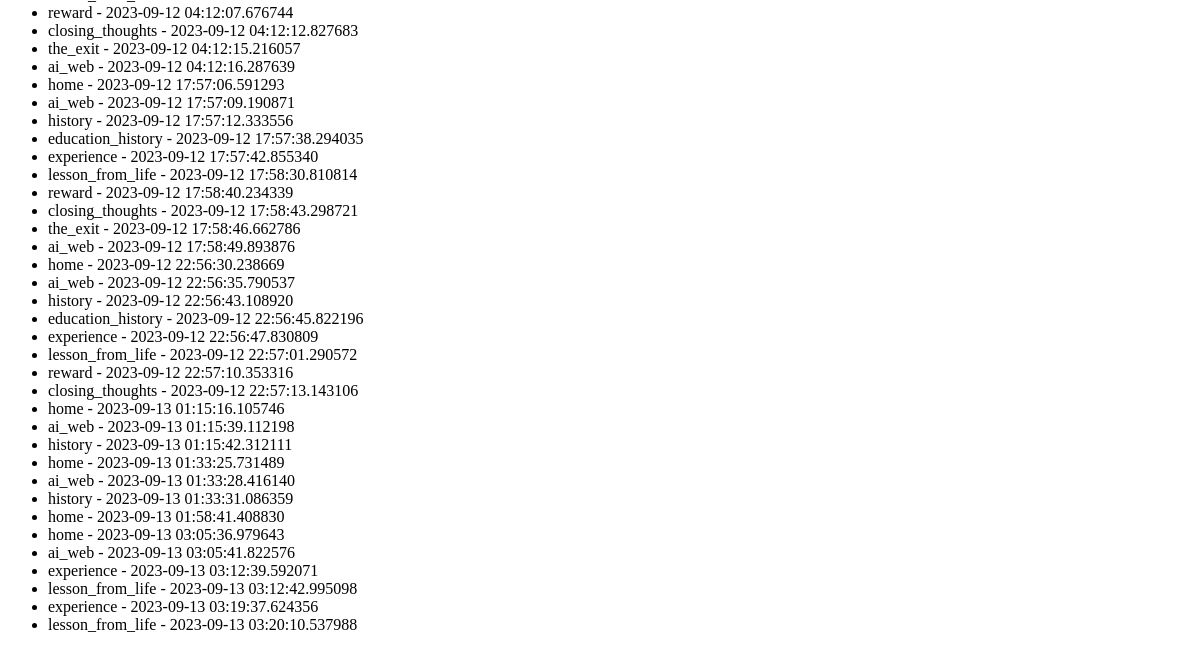
Before: /view_visits (lower part) with the older database file.
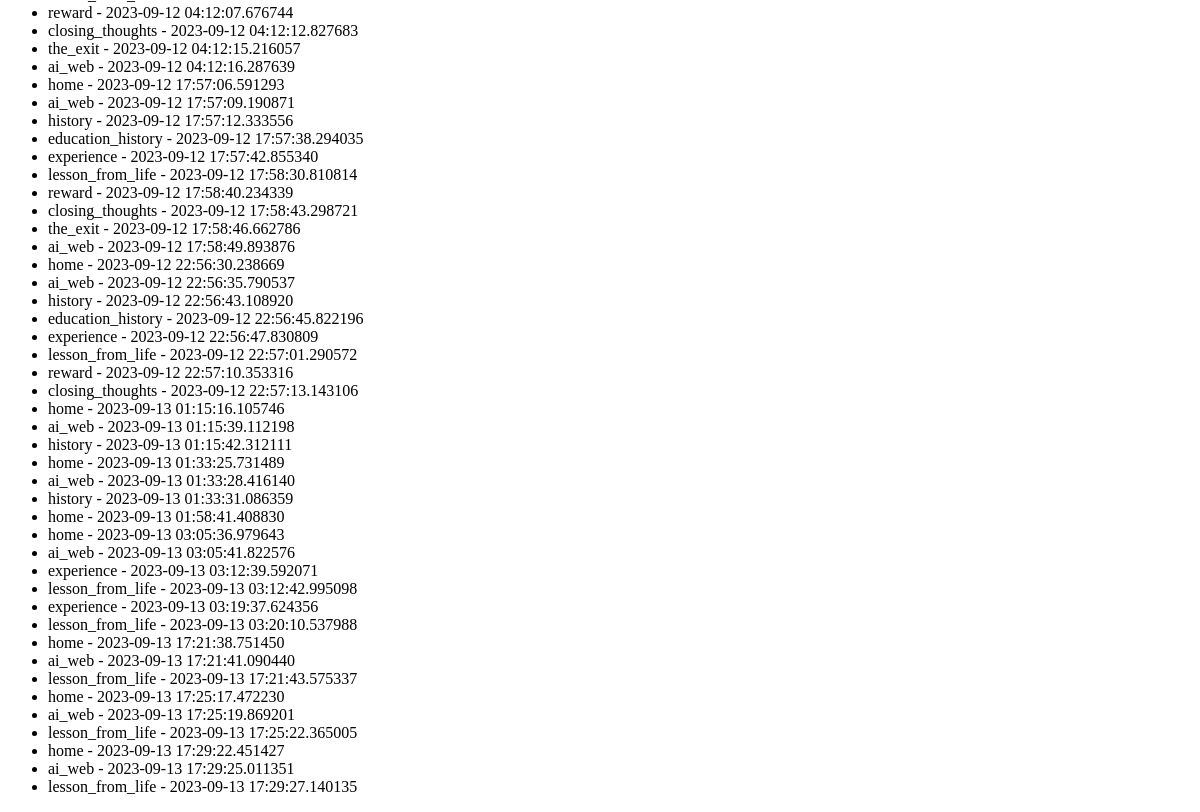
After: the same page with the newer database file.
### app.py (models this page shows)
class Visit(db.Model):
    id = db.Column(db.Integer, primary_key=True)
    timestamp = db.Column(db.DateTime, nullable=False, default=datetime.utcnow)
    page_name = db.Column(db.String(100), nullable=False)

### app.py (the view)
@app.route('/view_visits')
def view_visits():
    visits = Visit.query.all()
    return render_template('view_visits.html', visits=visits)

### templates/view_visits.html (shortened to what this page needs)
<!DOCTYPE html>
<html lang="en">
<head>
</head>
<body>
    <ul>
        {% for visit in visits %}
            <li>{{ visit.page_name }} - {{ visit.timestamp }}</li>
        {% endfor %}
    </ul>
</body>
</html>

Changed rows visible on the page:
added Visit: page_name "home", timestamp "2023-09-13 17:21:38.751450"
added Visit: page_name "ai_web", timestamp "2023-09-13 17:21:41.090440"
added Visit: page_name "lesson_from_life", timestamp "2023-09-13 17:21:43.575337"
added Visit: page_name "home", timestamp "2023-09-13 17:25:17.472230"
added Visit: page_name "ai_web", timestamp "2023-09-13 17:25:19.869201"
added Visit: page_name "lesson_from_life", timestamp "2023-09-13 17:25:22.365005"
added Visit: page_name "home", timestamp "2023-09-13 17:29:22.451427"
added Visit: page_name "ai_web", timestamp "2023-09-13 17:29:25.011351"
added Visit: page_name "lesson_from_life", timestamp "2023-09-13 17:29:27.140135"
